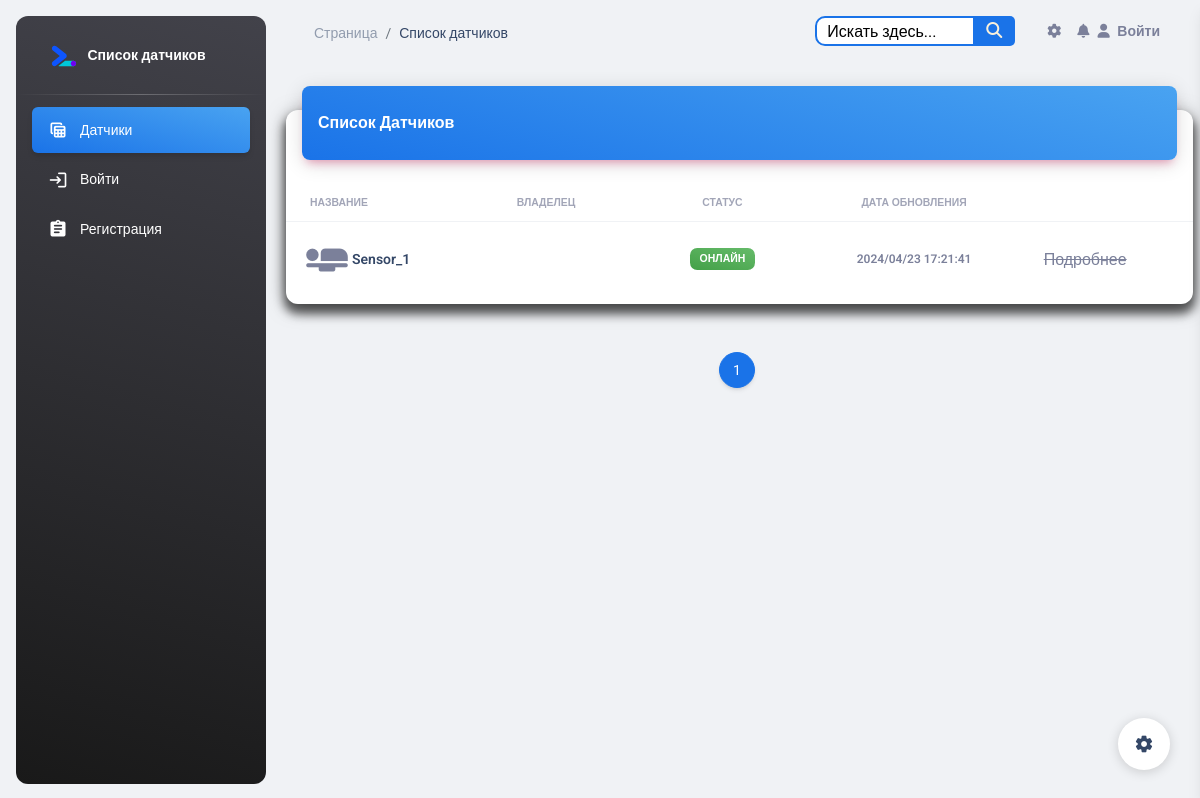
Before: / with the older database file.
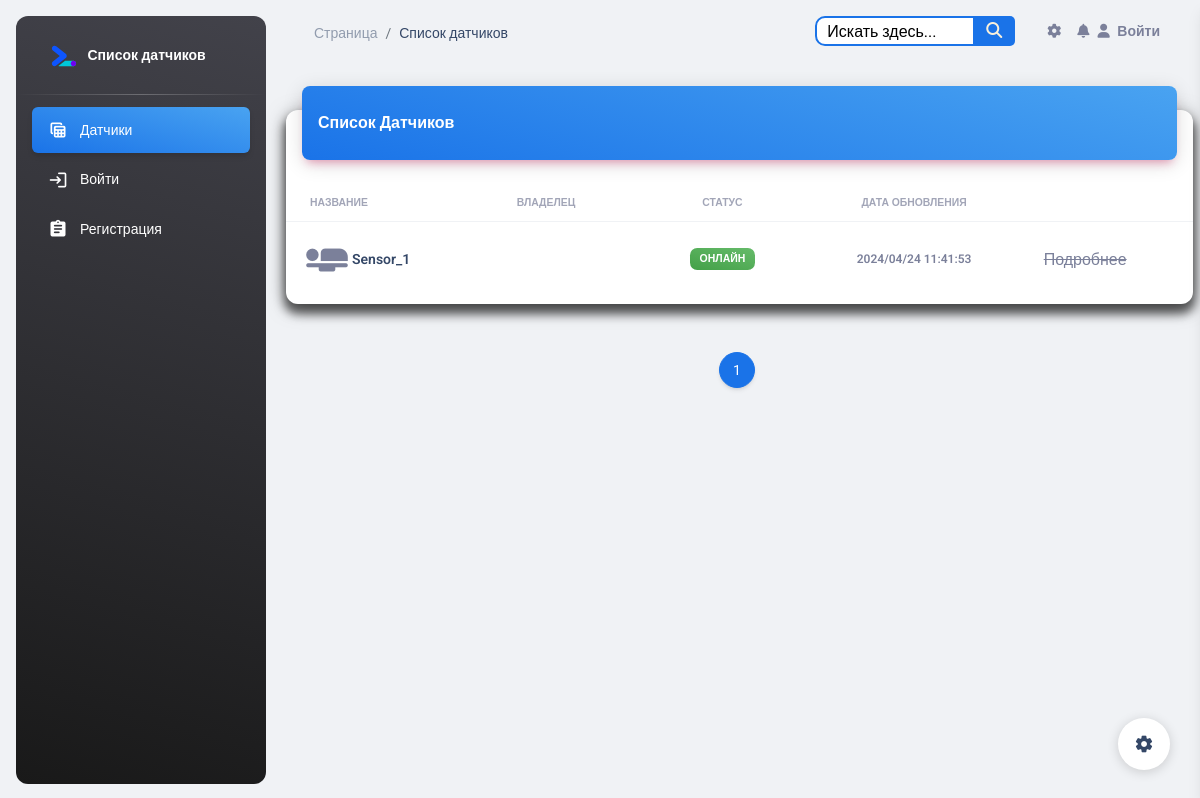
After: the same page with the newer database file.
### esp_sensor/models.py (models this page shows, shortened)
class Sensor(models.Model):
    id = models.AutoField(primary_key=True)
    name = models.CharField('Имя датчика', max_length=100, unique=True)
    slug = models.SlugField(max_length=255, unique=True, db_index=True, verbose_name="URL")
    description = models.TextField('Описание', blank=True)
    owner = models.CharField("Владелец", max_length=100, blank=True)
    date_added = models.DateTimeField('Дата добавления', auto_now=True)
    country = models.ManyToManyField(Country, blank=True, verbose_name='Страна')
    city = models.ManyToManyField(City, blank=True, verbose_name='Город')
    inclusions = models.IntegerField("Количество включений", default=0)
    power = models.IntegerField(default=0,
                                blank=True,
                                verbose_name='Мощность',
                                validators=[MinValueValidator(0), MaxValueValidator(100)])
    watt = models.IntegerField("Потребление мощности", default=0)
    volt = models.IntegerField("Электрическое напряжение", default=0)
    work = models.BooleanField('Онлайн', default=True)
    blocked = models.BooleanField('Заблокирован', default=False)
    start = models.BooleanField('Старт', default=False)
    temperature = models.FloatField('Температура', default=0)
    fan_speed = models.IntegerField('Скорость кулера', default=0)
    ip_address = models.CharField(max_length=15, blank=True)
    def is_blocked(self):
        return self.blocked
    class Meta:
        verbose_name = 'Датчик'
        verbose_name_plural = 'Датчики'

### esp_sensor/views.py (the view)
# urls.py: path('', SensorListView.as_view(), name='sensor_list'),
class SensorListView(ListView):
    model = Sensor
    template_name = 'sensor/sensor_list.html'
    context_object_name = 'sensors'
    paginate_by = 8
    def get_queryset(self):
        queryset = super().get_queryset()
        queryset = queryset.order_by('name', 'owner', '-blocked', '-date_added')
        return queryset
    def get_context_data(self, **kwargs):
        context = super().get_context_data(**kwargs)
        sensors = context['sensors']
        for sensor in sensors:
            latest_log = sensor.sensorlog_set.last()
            if latest_log:
                sensor.last_updated = latest_log.timestamp
            else:
                sensor.last_updated = sensor.date_added
        return context

### templates/sensor/sensor_list.html (shortened to what this page needs)
{% load static %}
{% include 'base.html' %}
<body class="g-sidenav-show  bg-gray-200">
<aside class="sidenav navbar navbar-vertical navbar-expand-xs border-0 border-radius-xl my-3 fixed-start ms-3   bg-gradient-dark"
       id="sidenav-main">
    <div class="sidenav-header">
        <a class="navbar-brand m-0" href="{% url 'sensor_list' %}">
            <img src="{% static 'img/google-webdev.svg' %}" class="navbar-brand-img h-100" alt="main_logo">
            <span class="ms-1 font-weight-bold text-white">Список датчиков</span>
        </a>
    </div>
    <hr class="horizontal light mt-0 mb-2">
    <div class="collapse navbar-collapse  w-auto " id="sidenav-collapse-main">
        <ul class="navbar-nav">
            <li class="nav-item">
                <a class="nav-link text-white active bg-gradient-info" href="{% url 'sensor_list' %}">
                    <div class="text-white text-center me-2 d-flex align-items-center justify-content-center">
                        <i class="material-icons opacity-10">table_view</i>
                    </div>
                    <span class="nav-link-text ms-1">Датчики</span>
                </a>
            </li>
            {% if user.is_authenticated %}
                <li class="nav-item mt-3">
                    <h6 class="ps-4 ms-2 text-uppercase text-xs text-white font-weight-bolder opacity-8">Страницы
                        аккаунта</h6>
                </li>
                <li class="nav-item">
                    <a class="nav-link text-white " href="{% url 'profiles:profile_detail' user.profile.slug %}">
                        <div class="text-white text-center me-2 d-flex align-items-center justify-content-center">
                            <i class="material-icons opacity-10">person_add</i>
                        </div>
                        <span class="nav-link-text ms-1">Профиль</span>
                        <span class="nav-link-text ms-1">{{ user.username }}</span>
                    </a>
                </li>
                <li class="nav-item">
                    <a class="nav-link text-white " href="{% url 'chats' %}">
                        <div class="text-white text-center me-2 d-flex align-items-center justify-content-center">
                            <i class="material-icons opacity-10">message</i>
                        </div>
                        <span class="nav-link-text ms-1">Сообщения</span>
                    </a>
                </li>
                <li class="nav-item">
                    <a class="nav-link text-white " href='{% url 'logout' %}'>
                        <div class="text-white text-center me-2 d-flex align-items-center justify-content-center">
                            <i class="material-icons opacity-10">login</i>
                        </div>
                        <span class="nav-link-text ms-1">Выйти</span>
                    </a>
                </li>
            {% else %}
                <li class="nav-item">
                    <a class="nav-link text-white " href='{% url 'login' %}'>
                        <div class="text-white text-center me-2 d-flex align-items-center justify-content-center">
                            <i class="material-icons opacity-10">login</i>
                        </div>
                        <span class="nav-link-text ms-1">Войти</span>
                    </a>
                </li>
                <li class="nav-item">
                    <a class="nav-link text-white " href="{% url 'register' %}">
                        <div class="text-white text-center me-2 d-flex align-items-center justify-content-center">
                            <i class="material-icons opacity-10">assignment</i>
                        </div>
                        <span class="nav-link-text ms-1">Регистрация</span>
                    </a>
                </li>
            {% endif %}
        </ul>
    </div>
</aside>
<main class="main-content position-relative max-height-vh-100 h-100 border-radius-lg ">
    <nav class="navbar navbar-main navbar-expand-lg px-0 mx-4 shadow-none border-radius-xl" id="navbarBlur"
         data-scroll="true">
        <div class="container-fluid py-1 px-3">
            <nav aria-label="breadcrumb">
                <ol class="breadcrumb bg-transparent mb-0 pb-0 pt-1 px-0 me-sm-6 me-5">
                    <li class="breadcrumb-item text-sm"><a class="opacity-5 text-dark" href="{% url 'sensor_list' %}">Страница</a>
                    <li class="breadcrumb-item text-sm text-dark active" aria-current="page">Список датчиков</li>
                </ol>
            </nav>
            {% include 'include/navbar.html' %}
        </div>
    </nav>
    <div class="container-fluid py-4">
        <div class="row">
            <div class="col-12">
                <div class="card my-4">
                    <div class="card-header p-0 position-relative mt-n4 mx-3 z-index-2">
                        <div class="bg-gradient-info shadow-primary border-radius-lg pt-4 pb-3">
                            <h6 class="text-white text-capitalize ps-3">Список датчиков</h6>
                        </div>
                    </div>
                    <div class="card-body px-0 pb-2">
                        <div class="table-responsive p-0">
                            <table class="table align-items-center mb-0">
                                <thead>
                                <tr>
                                    <th class="text-uppercase text-secondary text-xxs font-weight-bolder opacity-7">
                                        Название
                                    </th>
                                    <th class="text-uppercase text-secondary text-xxs font-weight-bolder opacity-7 ps-2">
                                        Владелец
                                    </th>
                                    <th class="text-center text-uppercase text-secondary text-xxs font-weight-bolder opacity-7">
                                        Статус
                                    </th>
                                    <th class="text-center text-uppercase text-secondary text-xxs font-weight-bolder opacity-7">
                                        Дата обновления
                                    </th>
                                    <th class="text-secondary opacity-7"></th>
                                </tr>
                                </thead>
                                <tbody>
                                {% for sensor in sensors %}
                                    <tr>
                                        <td>
                                            <div class="d-flex px-2 py-1">
                                                <div>
                                                    <i class="material-icons"
                                                       style="font-size: 50px;">airline_seat_flat</i>
                                                </div>
                                                <div class="d-flex flex-column justify-content-center">
                                                    <a href="{% url 'sensor_detail' sensor.pk %}"
                                                       class="text-secondary font-weight-bold text-xs"
                                                       data-toggle="tooltip" data-original-title="Edit user">
                                                        <h6 class="mb-0 text-sm">{{ sensor.name }}</h6>
                                                    </a>
                                                </div>
                                            </div>
                                        </td>
                                        <td>
                                        </td>
                                        <td class="align-middle text-center text-sm">
                                            {% if sensor.is_blocked %}
                                                <span class="badge badge-sm bg-gradient-danger">Заблокирован</span>
                                            {% else %}
                                                {% if sensor.work %}
                                                    <span class="badge badge-sm bg-gradient-success">Онлайн</span>
                                                {% else %}
                                                    <span class="badge badge-sm bg-gradient-secondary">Оффлайн</span>
                                                {% endif %}
                                            {% endif %}
                                        </td>
                                        <td class="align-middle text-center">
                                            <span class="text-secondary text-xs font-weight-bold">{{ sensor.last_updated | date:"Y/m/d H:i:s" }}</span>
                                        </td>
                                        {% if user.is_authenticated %}
                                            <td class="align-middle">
                                                <a href="{% url 'sensor_detail' sensor.pk %}"
                                                   class="text-secondary font-weight-bold text-xs"
                                                   data-toggle="tooltip" data-original-title="Edit user">
                                                    Подробнее
                                                </a>
                                            </td>
                                        {% else %}
                                            <td class="align-middle">
                                                <span style="text-decoration: line-through;">Подробнее</span>
                                            </td>
                                        {% endif %}
                                    </tr>
                                {% endfor %}
                                </tbody>
                            </table>
                        </div>
                    </div>
                </div>
            </div>
        </div>
    </div>
    <div>
        <nav aria-label="Page navigation example">
            <ul class="pagination justify-content-center">
                {% for p in paginator.page_range %}
                    {% if page_obj.number == p %}
                        <li class="page-item active"><span class="page-link" style="color:#ffffff;">{{ p }}</span></li>
                    {% else %}
                        <li class="page-item"><a class="page-link" href="?q={{ query }}&page={{ p }}">{{ p }}</a>
                        </li>
                    {% endif %}
                {% endfor %}
            </ul>
        </nav>
    </div>
</main>
{% include 'include/setting.html' %}
</body>

### templates/base.html (shortened to what this page needs)
{% load static %}
<head>
    <link href="{% static 'css/nucleo-icons.css' %}" rel="stylesheet"/>
    <link href="{% static 'css/nucleo-svg.css' %}" rel="stylesheet"/>
    <link rel="stylesheet" href="https://cdnjs.cloudflare.com/ajax/libs/font-awesome/6.0.0-beta3/css/all.min.css">
    <link id="pagestyle" href="{% static 'css/material-dashboard.css' %}" rel="stylesheet"/>
</head>

### templates/include/navbar.html (shortened to what this page needs)
{% load static %}
<div class="collapse navbar-collapse mt-sm-0 mt-2 me-md-0 me-sm-4" id="navbar">
    <div class="ms-md-auto pe-md-3 d-flex align-items-center">
        <div class="d1">
            <form class="custom-form" action="{% url 'search_sensors' %}" method="get">
                <input id="search" type="text" name="q" placeholder="Искать здесь...">
                <button type="submit"></button>
            </form>
        </div>
    </div>
    <ul class="navbar-nav  justify-content-end">
        <li class="nav-item px-3 d-flex align-items-center">
            <a href="javascript:;" class="nav-link text-body p-0">
                <i class="fa fa-cog fixed-plugin-button-nav cursor-pointer"></i>
            </a>
        </li>
        <li class="nav-item dropdown pe-2 d-flex align-items-center">
            <a href="javascript:;" class="nav-link text-body p-0" id="dropdownMenuButton"
               data-bs-toggle="dropdown" aria-expanded="false">
                <i class="fa fa-bell cursor-pointer"></i>
            </a>
        </li>
        {% if user.is_authenticated %}
            <li class="nav-item d-flex align-items-center">
                <a href="{% url 'logout' %}" class="nav-link text-body font-weight-bold px-0">
                    <i class="fa fa-user me-sm-1"></i>
                    <span class="d-sm-inline d-none">Выйти</span>
                </a>
            </li>
        {% else %}
            <li class="nav-item d-flex align-items-center">
                <a href="{% url 'login' %}" class="nav-link text-body font-weight-bold px-0">
                    <i class="fa fa-user me-sm-1"></i>
                    <span class="d-sm-inline d-none">Войти</span>
                </a>
            </li>
        {% endif %}
    </ul>
</div>

### templates/include/setting.html (shortened to what this page needs)
<div class="fixed-plugin">
    <a class="fixed-plugin-button text-dark position-fixed px-3 py-2">
        <i class="material-icons py-2">settings</i>
    </a>
</div>

### templates/include/script.html (shortened to what this page needs)
{% load static %}

### templates/include/navbar.html (style rules this page uses)
.custom-form { position: relative; width: 200px; margin: 0 auto; }
.d1 input { width: 100%; height: 30px; padding-left: 10px; border: 2px solid #1A73E8; border-radius: 10px; outline: none; background: #ffffff; color: #000000; }
.d1 button { position: absolute; top: 0; right: 0px; width: 42px; height: 30px; border: none; background: #1A73E8; border-radius: 0 5px 5px 0; cursor: pointer; }
.d1 button:before { content: "\f002"; font-family: FontAwesome; font-size: 16px; color: #F9F0DA; }
#search::placeholder { color: black; }

Changed rows visible on the page:
changed Sensor "Sensor_1": last_updated "2024/04/23 17:21:41" → "2024/04/24 11:41:53"
